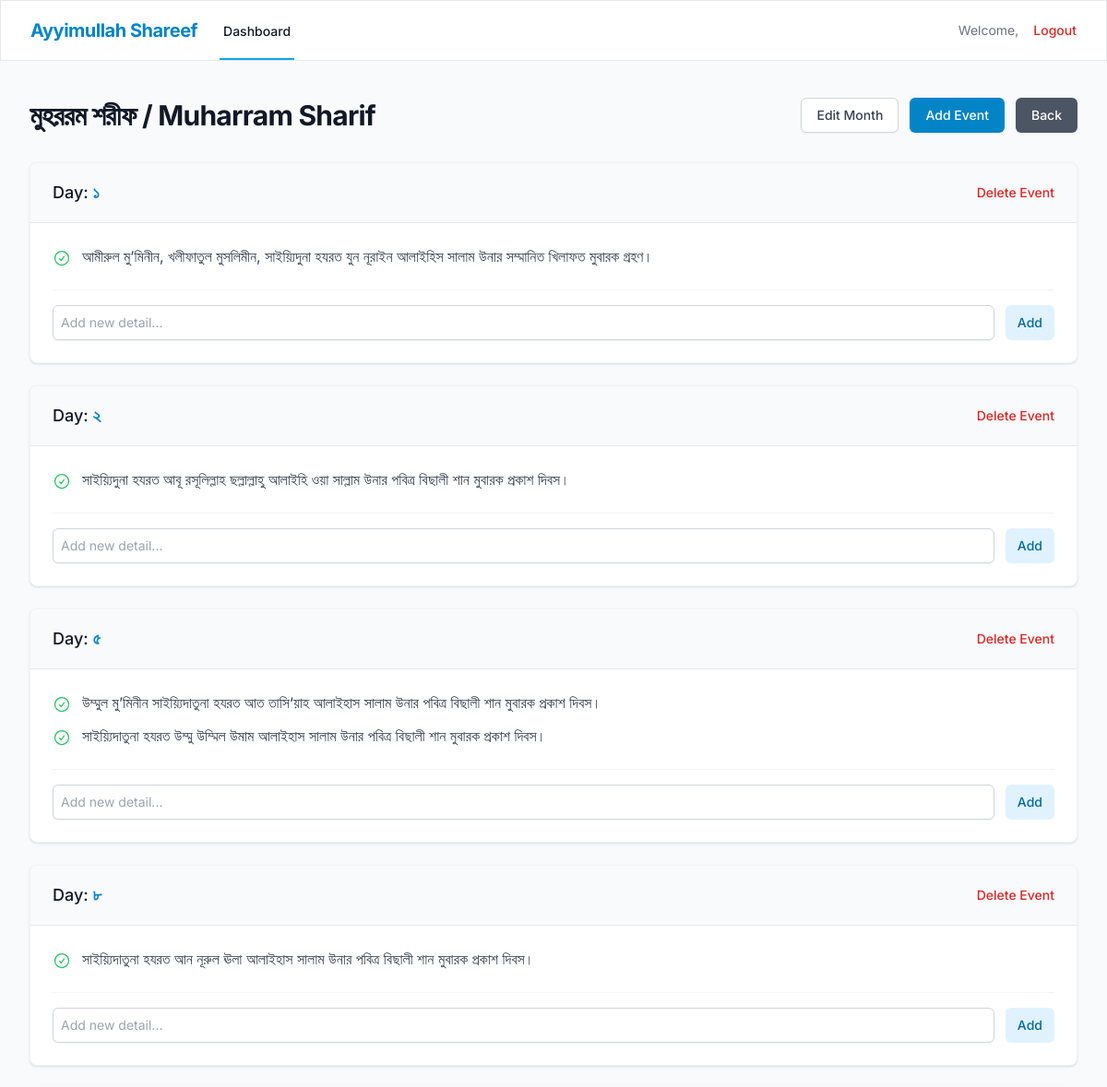
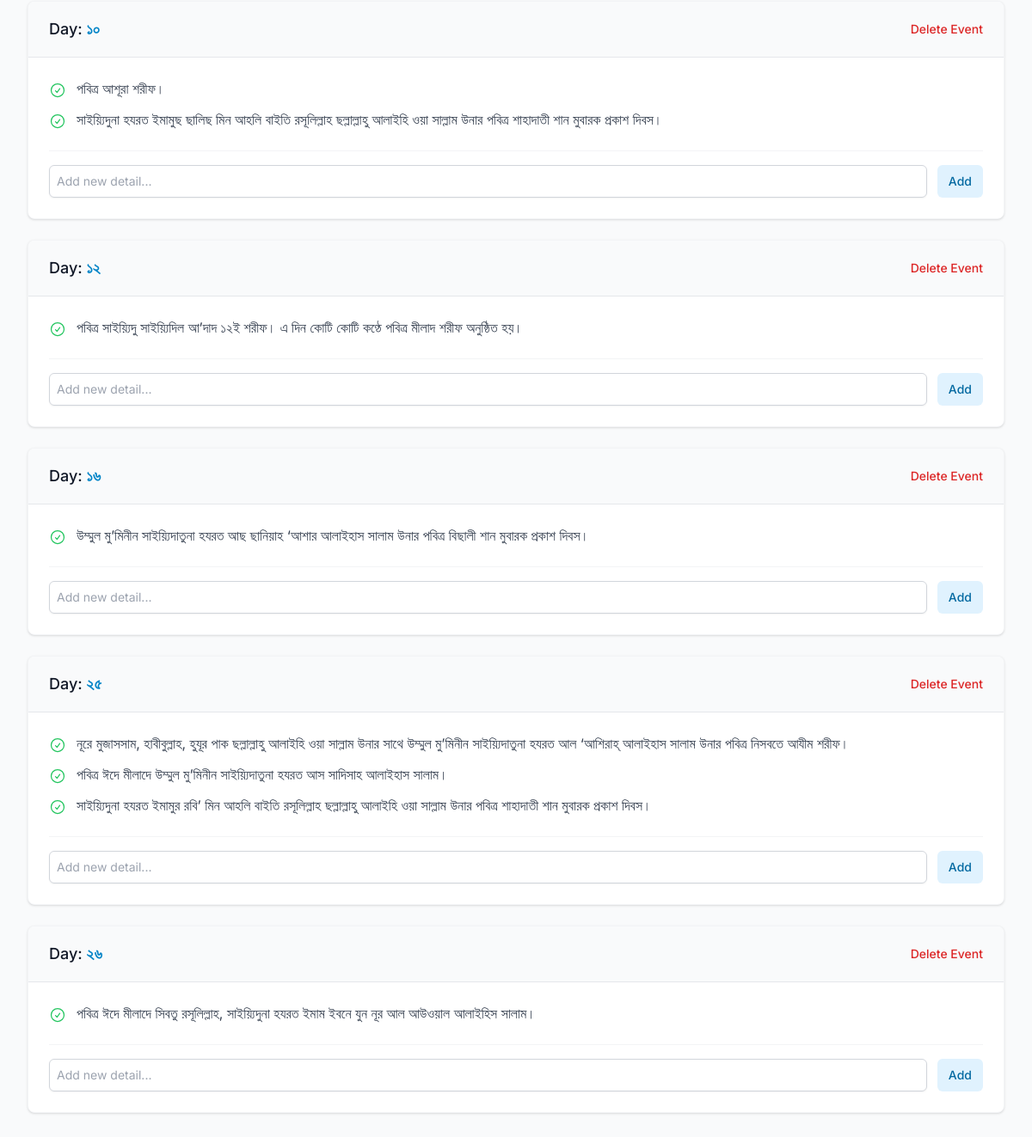
/dashboard/months/1 (signed in), run on the app's committed database (2 pictures, top to bottom).
### api/models.py (models this page shows)
class Month(Base):
    __tablename__ = "months"
    id = Column(Integer, primary_key=True, index=True)
    month_bn = Column(String, index=True)
    month_en = Column(String, index=True)
    events = relationship("Event", back_populates="month", cascade="all, delete-orphan")

class Event(Base):
    __tablename__ = "events"
    id = Column(Integer, primary_key=True, index=True)
    month_id = Column(Integer, ForeignKey("months.id"))
    day = Column(String)
    month = relationship("Month", back_populates="events")
    details = relationship("EventDetail", back_populates="event", cascade="all, delete-orphan")

class EventDetail(Base):
    __tablename__ = "event_details"
    id = Column(Integer, primary_key=True, index=True)
    event_id = Column(Integer, ForeignKey("events.id"))
    detail = Column(Text)
    event = relationship("Event", back_populates="details")

### api/routers/dashboard.py (the view)
@router.get("/dashboard/months/{month_id}", response_class=HTMLResponse)
async def month_detail(request: Request, month_id: int, db: Session = Depends(database.get_db)):
    user = get_current_user_from_cookie(request, db)
    if not user:
        return RedirectResponse(url="/login")
    month = crud.get_month(db, month_id)
    if not month:
        return RedirectResponse(url="/dashboard")
    return templates.TemplateResponse("month_detail.html", {"request": request, "user": user, "month": month})

### api/templates/month_detail.html (shortened to what this page needs)
{% extends "base.html" %}
{% block content %}
<div class="md:flex md:items-center md:justify-between">
    <div class="min-w-0 flex-1">
        <h2 class="text-2xl font-bold leading-7 text-gray-900 sm:truncate sm:text-3xl sm:tracking-tight">{{ month.month_bn }} / {{ month.month_en }}</h2>
    </div>
    <div class="mt-4 flex md:mt-0 md:ml-4">
        <button onclick="document.getElementById('edit-month-modal').classList.remove('hidden')" class="inline-flex items-center rounded-md border border-gray-300 bg-white px-4 py-2 text-sm font-medium text-gray-700 shadow-sm hover:bg-gray-50 focus:outline-none focus:ring-2 focus:ring-primary-500 focus:ring-offset-2">
            Edit Month
        </button>
        <button onclick="document.getElementById('add-event-modal').classList.remove('hidden')" class="ml-3 inline-flex items-center rounded-md border border-transparent bg-primary-600 px-4 py-2 text-sm font-medium text-white shadow-sm hover:bg-primary-700 focus:outline-none focus:ring-2 focus:ring-primary-500 focus:ring-offset-2">
            Add Event
        </button>
        <a href="/dashboard" class="ml-3 inline-flex items-center rounded-md border border-transparent bg-gray-600 px-4 py-2 text-sm font-medium text-white shadow-sm hover:bg-gray-700 focus:outline-none focus:ring-2 focus:ring-gray-500 focus:ring-offset-2">
            Back
        </a>
    </div>
</div>
<div class="mt-8 space-y-6">
    {% for event in month.events %}
    <div class="bg-white shadow sm:rounded-lg overflow-hidden border border-gray-100 transition-all hover:shadow-md">
        <div class="px-4 py-5 sm:px-6 flex justify-between items-center bg-gray-50 border-b border-gray-200">
            <h3 class="text-lg font-medium leading-6 text-gray-900">Day: <span class="text-primary-600 font-bold">{{ event.day }}</span></h3>
            <button onclick="deleteEvent({{ event.id }})" class="text-sm font-medium text-red-600 hover:text-red-500 transition-colors">Delete Event</button>
        </div>
        <div class="px-4 py-5 sm:p-6">
            <ul class="space-y-3">
                {% for detail in event.details %}
                <li class="flex items-start group">
                    <div class="flex-shrink-0 h-5 w-5 relative top-1">
                        <svg class="h-5 w-5 text-green-500" fill="none" viewBox="0 0 24 24" stroke-width="1.5" stroke="currentColor">
                            <path stroke-linecap="round" stroke-linejoin="round" d="M9 12.75L11.25 15 15 9.75M21 12a9 9 0 11-18 0 9 9 0 0118 0z" />
                        </svg>
                    </div>
                    <span class="ml-3 text-gray-700 flex-grow">{{ detail.detail }}</span>
                </li>
                {% endfor %}
            </ul>
            <div class="mt-6 pt-4 border-t border-gray-100">
                <form onsubmit="addDetail(event, {{ event.id }})" class="flex gap-3">
                    <input type="text" name="detail" placeholder="Add new detail..." required class="block w-full rounded-md border-gray-300 shadow-sm focus:border-primary-500 focus:ring-primary-500 sm:text-sm border p-2">
                    <button type="submit" class="inline-flex items-center rounded-md border border-transparent bg-primary-100 px-3 py-2 text-sm font-medium text-primary-700 hover:bg-primary-200 focus:outline-none focus:ring-2 focus:ring-primary-500 focus:ring-offset-2">
                        Add
                    </button>
                </form>
            </div>
        </div>
    </div>
    {% endfor %}
</div>
{% endblock %}

### api/templates/base.html (style rules this page uses)
body { font-family: 'Inter', sans-serif; }

### data on the page
Month: month_bn "মুহররম শরীফ", month_en "Muharram Sharif"
Event: day "১"
EventDetail: detail "আমীরুল মু’মিনীন, খলীফাতুল মুসলিমীন, সাইয়্যিদুনা হযরত যুন নূরাইন আলাইহিস সালাম উনার সম্মানিত খিলাফত মুবারক গ্রহণ।"
Event: day "২"
EventDetail: detail "সাইয়্যিদুনা হযরত আবূ রসূলিল্লাহ ছল্লাল্লাহু আলাইহি ওয়া সাল্লাম উনার পবিত্র বিছালী শান মুবারক প্রকাশ দিবস।"
Event: day "৫"
EventDetail: detail "উম্মুল মু’মিনীন সাইয়্যিদাতুনা হযরত আত তাসি‘য়াহ আলাইহাস সালাম উনার পবিত্র বিছালী শান মুবারক প্রকাশ দিবস।"
EventDetail: detail "সাইয়্যিদাতুনা হযরত উম্মু উম্মিল উমাম আলাইহাস সালাম উনার পবিত্র বিছালী শান মুবারক প্রকাশ দিবস।"
Event: day "৮"
EventDetail: detail "সাইয়্যিদাতুনা হযরত আন নূরুল ঊলা আলাইহাস সালাম উনার পবিত্র বিছালী শান মুবারক প্রকাশ দিবস।"
Event: day "১০"
EventDetail: detail "পবিত্র আশূরা শরীফ।"
EventDetail: detail "সাইয়্যিদুনা হযরত ইমামুছ ছালিছ মিন আহলি বাইতি রসূলিল্লাহ ছল্লাল্লাহু আলাইহি ওয়া সাল্লাম উনার পবিত্র শাহাদাতী শান মুবারক প্রকাশ দিবস।"
Event: day "১২"
EventDetail: detail "পবিত্র সাইয়্যিদু সাইয়্যিদিল আ’দাদ ১২ই শরীফ। এ দিন কোটি কোটি কণ্ঠে পবিত্র মীলাদ শরীফ অনুষ্ঠিত হয়।"
Event: day "১৬"
EventDetail: detail "উম্মুল মু’মিনীন সাইয়্যিদাতুনা হযরত আছ ছানিয়াহ ‘আশার আলাইহাস সালাম উনার পবিত্র বিছালী শান মুবারক প্রকাশ দিবস।"
Event: day "২৫"
EventDetail: detail "নূরে মুজাসসাম, হাবীবুল্লাহ, হুযূর পাক ছল্লাল্লাহু আলাইহি ওয়া সাল্লাম উনার সাথে উম্মুল মু’মিনীন সাইয়্যিদাতুনা হযরত আল ‘আশিরাহ্ আলাইহাস সালাম উনার পবিত্র নিসবতে আযীম শরীফ।"
EventDetail: detail "পবিত্র ঈদে মীলাদে উম্মুল মু’মিনীন সাইয়্যিদাতুনা হযরত আস সাদিসাহ আলাইহাস সালাম।"
EventDetail: detail "সাইয়্যিদুনা হযরত ইমামুর রবি’ মিন আহলি বাইতি রসূলিল্লাহ ছল্লাল্লাহু আলাইহি ওয়া সাল্লাম উনার পবিত্র শাহাদাতী শান মুবারক প্রকাশ দিবস।"
Event: day "২৬"
EventDetail: detail "পবিত্র ঈদে মীলাদে সিবতু রসূলিল্লাহ, সাইয়্যিদুনা হযরত ইমাম ইবনে যুন নূর আল আউওয়াল আলাইহিস সালাম।"
